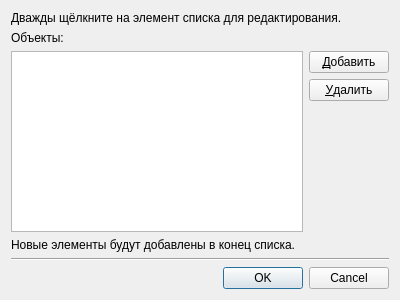
<?xml version="1.0" encoding="UTF-8"?>
<ui version="4.0">
 <class>Dialog</class>
 <widget class="QDialog" name="Dialog">
  <property name="geometry">
   <rect>
    <x>0</x>
    <y>0</y>
    <width>400</width>
    <height>300</height>
   </rect>
  </property>
  <property name="windowTitle">
   <string>Управление разновидностями</string>
  </property>
  <property name="modal">
   <bool>true</bool>
  </property>
  <layout class="QVBoxLayout" name="verticalLayout">
   <item>
    <widget class="QLabel" name="label">
     <property name="text">
      <string>Дважды щёлкните на элемент списка для редактирования.</string>
     </property>
     <property name="wordWrap">
      <bool>true</bool>
     </property>
    </widget>
   </item>
   <item>
    <widget class="QLabel" name="label_2">
     <property name="text">
      <string>Объекты:</string>
     </property>
    </widget>
   </item>
   <item>
    <layout class="QHBoxLayout" name="horizontalLayout_3">
     <item>
      <widget class="QListView" name="listView"/>
     </item>
     <item>
      <layout class="QVBoxLayout" name="verticalLayout_4">
       <item>
        <widget class="QPushButton" name="addButton">
         <property name="toolTip">
          <string>Добавить новый элемент в конец списка (Ctrl + N)</string>
         </property>
         <property name="text">
          <string>&amp;Добавить</string>
         </property>
         <property name="shortcut">
          <string>Ctrl+N</string>
         </property>
        </widget>
       </item>
       <item>
        <widget class="QPushButton" name="delButton">
         <property name="toolTip">
          <string>Удалить выбранный элемент (Del)</string>
         </property>
         <property name="text">
          <string>&amp;Удалить</string>
         </property>
         <property name="shortcut">
          <string>Del</string>
         </property>
        </widget>
       </item>
       <item>
        <spacer name="verticalSpacer">
         <property name="orientation">
          <enum>Qt::Vertical</enum>
         </property>
         <property name="sizeHint" stdset="0">
          <size>
           <width>20</width>
           <height>40</height>
          </size>
         </property>
        </spacer>
       </item>
      </layout>
     </item>
    </layout>
   </item>
   <item>
    <widget class="QLabel" name="label_3">
     <property name="text">
      <string>Новые элементы будут добавлены в конец списка.</string>
     </property>
    </widget>
   </item>
   <item>
    <widget class="Line" name="line">
     <property name="orientation">
      <enum>Qt::Horizontal</enum>
     </property>
    </widget>
   </item>
   <item>
    <widget class="QDialogButtonBox" name="buttonBox">
     <property name="orientation">
      <enum>Qt::Horizontal</enum>
     </property>
     <property name="standardButtons">
      <set>QDialogButtonBox::Cancel|QDialogButtonBox::Ok</set>
     </property>
    </widget>
   </item>
  </layout>
 </widget>
 <resources/>
 <connections>
  <connection>
   <sender>buttonBox</sender>
   <signal>accepted()</signal>
   <receiver>Dialog</receiver>
   <slot>accept()</slot>
   <hints>
    <hint type="sourcelabel">
     <x>248</x>
     <y>254</y>
    </hint>
    <hint type="destinationlabel">
     <x>157</x>
     <y>274</y>
    </hint>
   </hints>
  </connection>
  <connection>
   <sender>buttonBox</sender>
   <signal>rejected()</signal>
   <receiver>Dialog</receiver>
   <slot>reject()</slot>
   <hints>
    <hint type="sourcelabel">
     <x>316</x>
     <y>260</y>
    </hint>
    <hint type="destinationlabel">
     <x>286</x>
     <y>274</y>
    </hint>
   </hints>
  </connection>
 </connections>
</ui>
